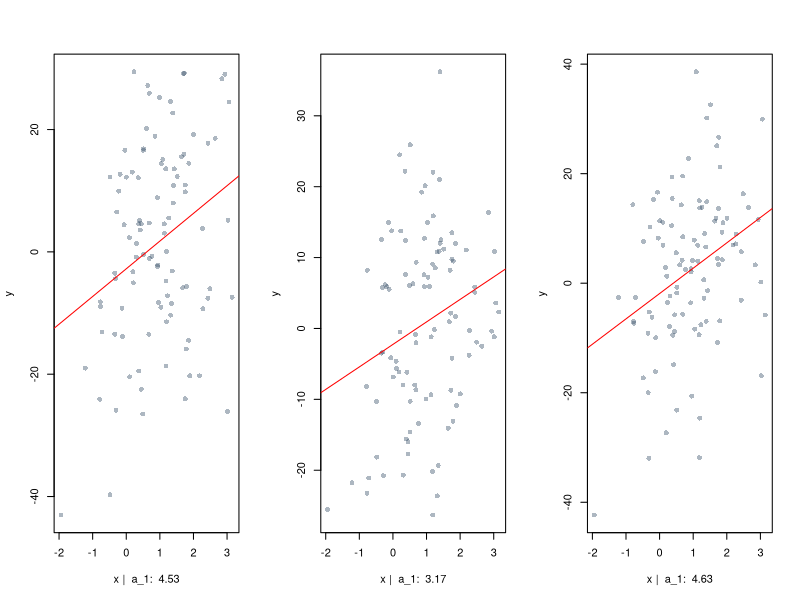
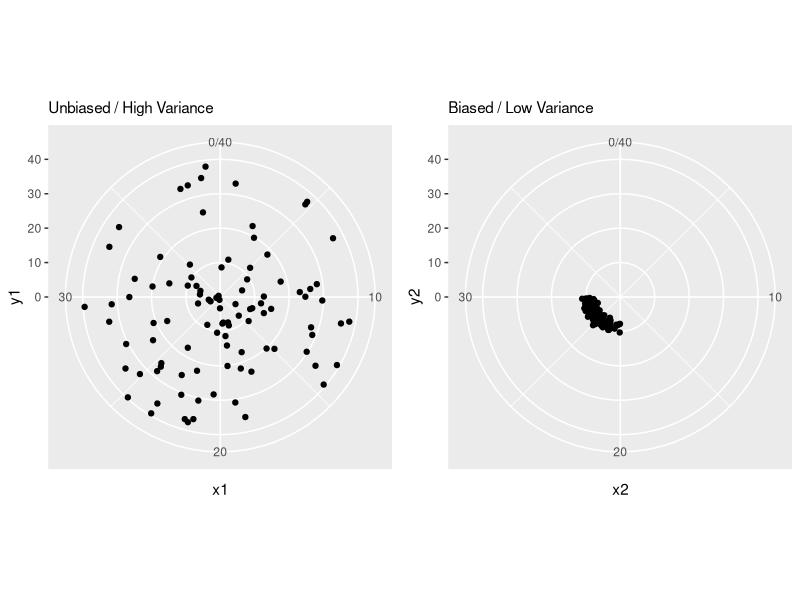
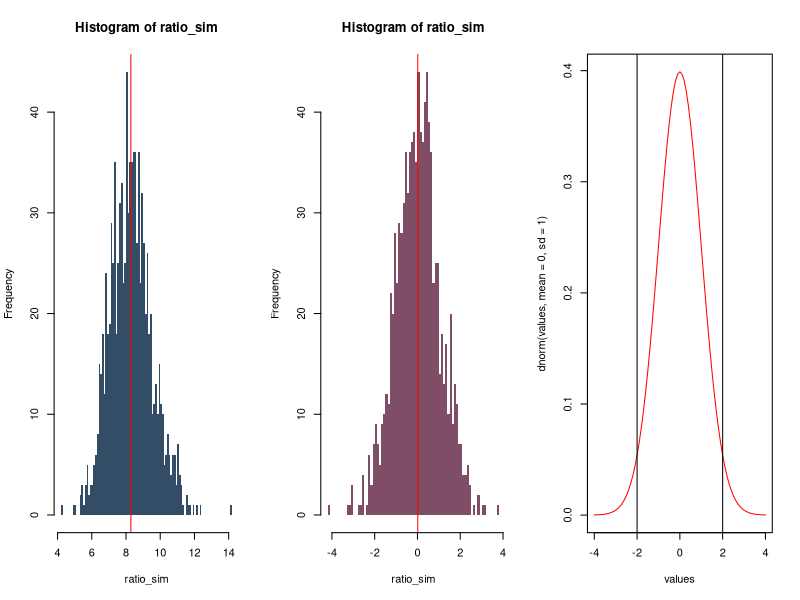
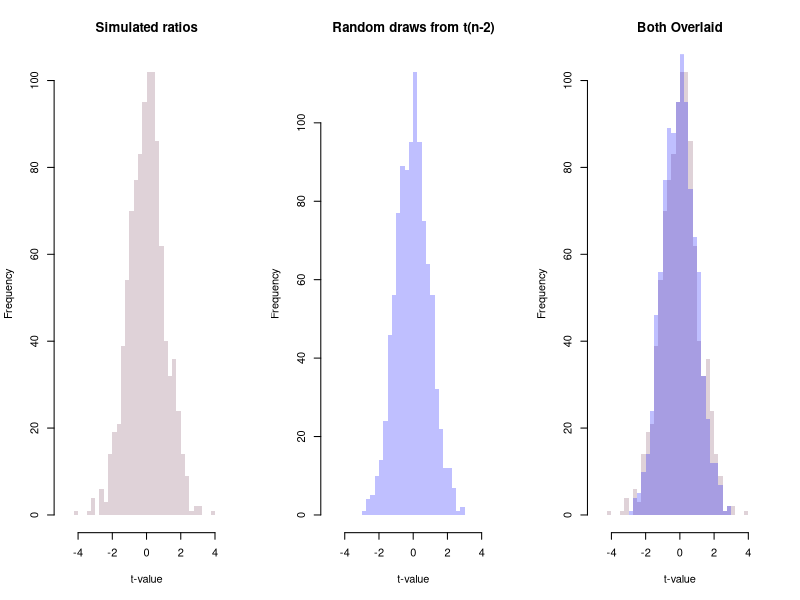

Source code (R) for these figures, in order:
## ---- chunk 1
# imports 
library(ggplot2)
library(gridExtra)
## ---- chunk 2
set.seed(666)
n <- 100
reps <- 3
x <- rnorm(n, mean=1, sd=1)  # don't change x
# a1_sim <- vector(mode="numeric", length=reps)
par(mfrow=c(1, 3))  # 3 plots side-by-side
for (i in 1:reps){  # redraw unmeasured z, and v:
  z <- rnorm(n=n, mean=1, sd=4)
  v <- rnorm(n=n, mean=2, sd=4)
  y = 1 + 2 * x + 3 * z - 2 * v
  fit <- lm(y~x)
  a1 <- coef(fit)["x"]
  plot(x=x, y=y, 
       col=rgb(0.2, 0.3, 0.4, 0.4), pch=16,
       xlab=paste("x |  a_1: ", round(a1,2)))
  abline(fit, col="red")
}
## ---- chunk 3
df <- data.frame(x1 = runif(100, min=0, max=40),
                 x2 = runif(100, min=20, max=30),
                 y1 = runif(100, min=0, max=40),
                 y2 = abs(rnorm(100, mean=9, sd=1)))
# theme_set(theme_bw())
left_plot <- ggplot(data=df, aes(x1, y1)) +
  geom_point() +
  coord_polar() +
  scale_y_continuous(limits=c(0, 40)) +
  scale_x_continuous(limits=c(0, 40))+
  labs(subtitle="Unbiased / High Variance")
right_plot <- ggplot(data=df, aes(x2, y2)) +
  geom_point() +
  coord_polar() +
  scale_y_continuous(limits=c(0, 40)) +
  scale_x_continuous(limits=c(0, 40)) + 
  labs(subtitle="Biased / Low Variance")
grid.arrange(left_plot, right_plot, ncol=2)
## ---- chunk 4
set.seed(666)
reps <- 1000
n <- 100
x <- rnorm(n=n, mean=1, sd=2)
ratio_sim <- vector(mode="numeric", length=reps)
for (i in 1:reps){
  y <- 1 + 2 * x + rnorm(n=n, mean=0, sd=5)
  fit <- lm(y ~ x)
  betas <- coef(fit)
  ses <- coef(summary(fit))[, "Std. Error"]
  ratio_sim[i] <- betas["x"] / ses["x"]
}
hist(ratio_sim, col=rgb(0.2, 0.3, 0.4, 1), border=NA, breaks=100)
abline(v=mean(ratio_sim),col="red")
## ---- chunk 5
set.seed(666)
reps <- 1000
n <- 100
x <- rnorm(n=n, mean=1, sd=2)
ratio_sim <- vector(mode="numeric", length=reps)
for (i in 1:reps){
  y <- 1 + 0 * x + rnorm(n=n, mean=0, sd=5)
  fit <- lm(y ~ x)
  betas <- coef(fit)
  ses <- coef(summary(fit))[, "Std. Error"]
  ratio_sim[i] <- betas["x"] / ses["x"]
}
hist(ratio_sim, col=rgb(0.5, 0.3, 0.4, 1), border=NA, breaks=100)
abline(v=mean(ratio_sim),col="red")
## ---- chunk 6
values <- seq(-4,4,0.1)
plot(x=values, y=dnorm(values, mean=0, sd=1), type="l", col="red")
abline(v=c(-2, 2))
## ---- chunk 7
pnorm(-1.96, mean=0, sd=1)
## ---- chunk 8
set.seed(666)
par(mfrow=c(1,3))
breaks <- seq(-5, 5, 0.25)
cred <- rgb(0.5, 0.3, 0.4, 0.25)
cblue <- rgb(0,0,1,1/4)
# 1st histogram
hist(ratio_sim, col=cred, border=NA, breaks=breaks,
     main="Simulated ratios", xlab="t-value")
# drawing randomly from the t-distribution
t_dist <- rt(n=reps, df=n-2)
# 2nd histogram
hist(t_dist, col=cblue, border=NA, breaks=breaks,
     main="Random draws from t(n-2)", xlab="t-value")
# 3rd histogram
hist(ratio_sim, col=cred, border=NA, breaks=breaks,
     main="Both Overlaid", xlab="t-value")
hist(t_dist, col=cblue, border=NA, breaks=breaks, add=T)
## ---- chunk 9
# using the t-probability function to compute the prob
# to see a value of 8 or less
pt(q=8, df=n-2)
## ---- chunk 10
# using the t-probability function to compute the prob
# to see a value of 8 or less
pt(q=3, df=n-2)
